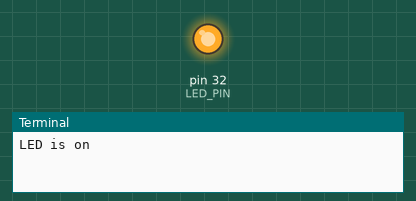
The program below on a simulated Raspberry Pi (header pin numbers). Parts: output pins drawn as LEDs (lit = HIGH), the last lines printed to the terminal.

Above: at 1.0 s.
At 3.0 s:
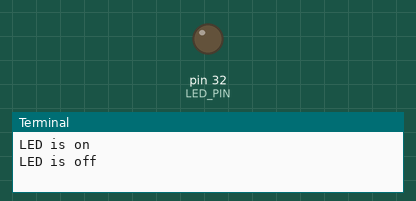
Timing chart, 0 to 5.2 s (numbered marks = the images above):
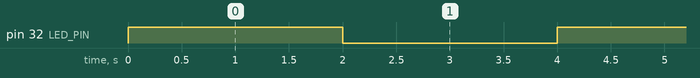

Measured:
- by itself, pin 32 (LED_PIN): alternates HIGH for 2.0 s and LOW for 2.0 s

The program:

grove_gpio12.py
```python
# (licence header left out)
import RPi.GPIO as GPIO
import time

LED_PIN = 32
GPIO.setmode(GPIO.BOARD)
GPIO.setup(LED_PIN, GPIO.OUT, initial=GPIO.LOW)

try:
    while True:
        print("LED is on")
        GPIO.output(LED_PIN, GPIO.HIGH)
        time.sleep(2)
        print("LED is off")
        GPIO.output(LED_PIN, GPIO.LOW)
        time.sleep(2)
except KeyboardInterrupt:
    print("Exception: KeyboardInterrupt")
finally:
    GPIO.cleanup()
```
